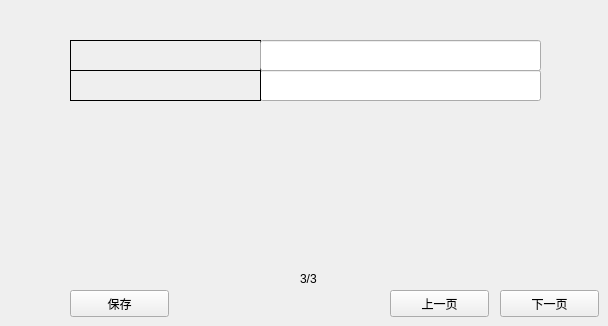
      <widget class="QWidget" name="page_17">
       <widget class="QLabel" name="label_134">
        <property name="geometry">
         <rect>
          <x>300</x>
          <y>270</y>
          <width>31</width>
          <height>17</height>
         </rect>
        </property>
        <property name="text">
         <string>3/3</string>
        </property>
       </widget>
       <widget class="QLineEdit" name="lineEdit_92">
        <property name="geometry">
         <rect>
          <x>260</x>
          <y>70</y>
          <width>281</width>
          <height>31</height>
         </rect>
        </property>
       </widget>
       <widget class="QLabel" name="label_135">
        <property name="geometry">
         <rect>
          <x>70</x>
          <y>70</y>
          <width>191</width>
          <height>31</height>
         </rect>
        </property>
        <property name="font">
         <font>
          <pointsize>9</pointsize>
         </font>
        </property>
        <property name="frameShape">
         <enum>QFrame::Panel</enum>
        </property>
        <property name="text">
         <string/>
        </property>
       </widget>
       <widget class="QPushButton" name="pushButton_42">
        <property name="geometry">
         <rect>
          <x>70</x>
          <y>290</y>
          <width>99</width>
          <height>27</height>
         </rect>
        </property>
        <property name="text">
         <string>保存</string>
        </property>
       </widget>
       <widget class="QLabel" name="label_136">
        <property name="geometry">
         <rect>
          <x>70</x>
          <y>40</y>
          <width>191</width>
          <height>31</height>
         </rect>
        </property>
        <property name="font">
         <font>
          <pointsize>9</pointsize>
         </font>
        </property>
        <property name="frameShape">
         <enum>QFrame::Panel</enum>
        </property>
        <property name="text">
         <string/>
        </property>
       </widget>
       <widget class="QLineEdit" name="lineEdit_93">
        <property name="geometry">
         <rect>
          <x>260</x>
          <y>40</y>
          <width>281</width>
          <height>31</height>
         </rect>
        </property>
        <property name="text">
         <string/>
        </property>
       </widget>
       <widget class="QPushButton" name="pushButton_43">
        <property name="geometry">
         <rect>
          <x>390</x>
          <y>290</y>
          <width>99</width>
          <height>27</height>
         </rect>
        </property>
        <property name="text">
         <string>上一页</string>
        </property>
       </widget>
       <widget class="QPushButton" name="pushButton_44">
        <property name="geometry">
         <rect>
          <x>500</x>
          <y>290</y>
          <width>99</width>
          <height>27</height>
         </rect>
        </property>
        <property name="text">
         <string>下一页</string>
        </property>
       </widget>
      </widget>
